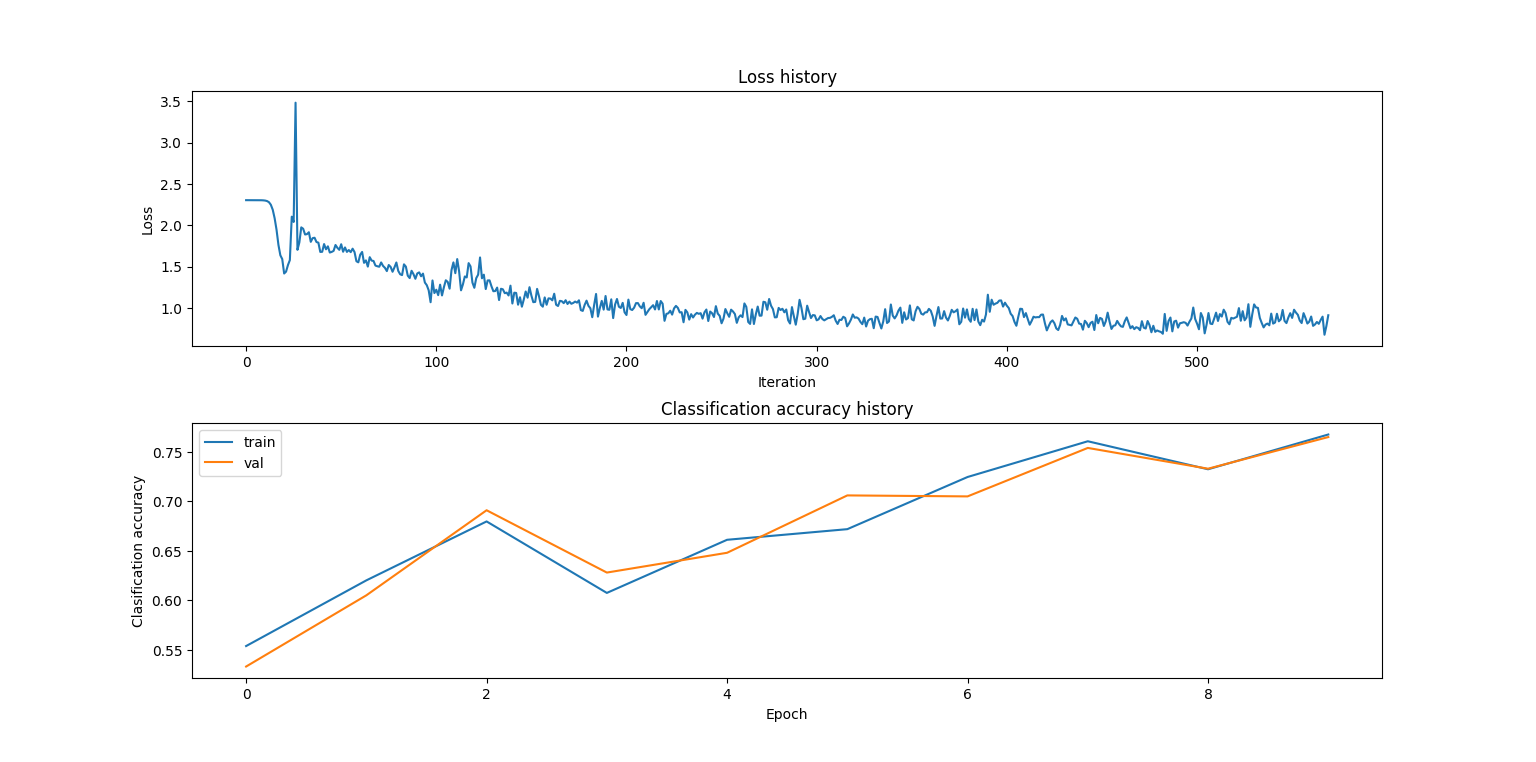

This chart was generated by the following Python code:
import os 
import numpy as np
import matplotlib.pyplot as plt

# Input data files are available in the "./input/" directory

## Load the datasets
def load_mnist(path, kind='train'):

    labels_path = os.path.join(path,'%s-labels-idx1-ubyte'% kind)
    images_path = os.path.join(path,'%s-images-idx3-ubyte'% kind)
    
    with open(labels_path,'rb') as lbpath:
        labels = np.frombuffer(lbpath.read(), dtype=np.uint8,
                               offset=8)
    
    with open(images_path,'rb') as imgpath:
        images = np.frombuffer(imgpath.read(), dtype=np.uint8,
                               offset=16).reshape(len(labels), 784)

    return images, labels

# Load the data
X_train, y_train = load_mnist('./input', kind='train')
X_test, y_test = load_mnist('./input', kind='t10k')
m_train = X_train.shape[0]
m_test = X_test.shape[0]

## Preprocessing
# Subsample the data
m_train = 59000
m_validation = 1000

mask = list(range(m_train, m_train + m_validation))
X_val = X_train[mask]
y_val = y_train[mask]

mask = list(range(m_train))
X_train = X_train[mask]
y_train = y_train[mask]

mask = list(range(m_test))
X_test = X_test[mask]
y_test = y_test[mask]
# Reshape data to rows
X_train = X_train.reshape(m_train, -1)
X_val = X_val.reshape(m_validation, -1)
X_test = X_test.reshape(m_test, -1)
print("X_train shape: " + str(X_train.shape))
print("y_train shape: " + str(y_train.shape))
print("X_val shape: " + str(X_val.shape))
print("y_val shape: " + str(y_val.shape))
print("X_test shape: " + str(X_test.shape))
print("y_test shape: " + str(y_test.shape))
print ("Number of training examples: m_train = " + str(m_train))
print ("Number of validation examples: m_validation = " + str(m_validation))
print ("Number of testing examples: m_test = " + str(m_test))
print("")


## Implement TwoLayerNet
class TwoLayerNet(object):    
    """
    A two-layer fully-connected neural network. The net has an input dimension of
    N, a hidden layer dimension of H, and performs classification over C classes.
    We train the network with a softmax loss function and L2 regularization on the
    weight matrices. The network uses a ReLU nonlinearity after the first fully
    connected layer.

    In other words, the network has the following architecture:

    input - fully connected layer - ReLU - fully connected layer - softmax

    The outputs of the second fully-connected layer are the scores for each class.
    """

    def __init__(self, input_size, hidden_size, output_size, std=1e-4): 
        """
        Initialize the model. Weights are initialized to small random values and
        biases are initialized to zero. Weights and biases are stored in the
        variable self.params, which is a dictionary with the following keys:

        W1: First layer weights; has shape (D, H)
        b1: First layer biases; has shape (H,)
        W2: Second layer weights; has shape (H, C)
        b2: Second layer biases; has shape (C,)

        Inputs:
        - input_size: The dimension D of the input data.
        - hidden_size: The number of neurons H in the hidden layer.
        - output_size: The number of classes C.
        """
        self.params = {}    
        self.params['W1'] = std * np.random.randn(input_size, hidden_size)   
        self.params['b1'] = np.zeros((1, hidden_size))    
        self.params['W2'] = std * np.random.randn(hidden_size, output_size)   
        self.params['b2'] = np.zeros((1, output_size))
        self.params['mW1'] = np.zeros((input_size, hidden_size))   
        self.params['mb1'] = np.zeros((1, hidden_size))    
        self.params['mW2'] = np.zeros((hidden_size, output_size))   
        self.params['mb2'] = np.zeros((1, output_size))
        self.gamma = 0.2
        

    def loss(self, X, y=None, reg=0.0):
        """
        Compute the loss and gradients for a two layer fully connected neural
        network.

        Inputs:
        - X: Input data of shape (N, D). Each X[i] is a training sample.
        - y: Vector of training labels. y[i] is the label for X[i], and each y[i] is
          an integer in the range 0 <= y[i] < C. This parameter is optional; if it
          is not passed then we only return scores, and if it is passed then we
          instead return the loss and gradients.
        - reg: Regularization strength.

        Returns:
        If y is None, return a matrix scores of shape (N, C) where scores[i, c] is
        the score for class c on input X[i].

        If y is not None, instead return a tuple of:
        - loss: Loss (data loss and regularization loss) for this batch of training
          samples.
        - grads: Dictionary mapping parameter names to gradients of those parameters
          with respect to the loss function; has the same keys as self.params.
        """
        W1, b1 = self.params['W1'], self.params['b1']
        W2, b2 = self.params['W2'], self.params['b2']
        N, D = X.shape
        
        # Compute the forward pass
        scores = None
        h1 = ReLU(np.dot(X, W1) + b1)      
        out = np.dot(h1, W2) + b2          
        scores = out
        
        if y is None:   
            return scores
        
        # Compute the loss
        scores_max = np.max(scores, axis=1, keepdims=True)    # (N,1)
        exp_scores = np.exp(scores - scores_max)              # (N,C)
        probs = exp_scores / np.sum(exp_scores, axis=1, keepdims=True)    # (N,C)
        correct_logprobs = -np.log(probs[range(N), y])        # (N,1)
        data_loss = np.sum(correct_logprobs) / N
        reg_loss = 0.5 * reg * np.sum(W1*W1) + 0.5 * reg * np.sum(W2*W2)
        loss = data_loss + reg_loss
        
        # Backward pass: compute gradients
        grads = {}
        dscores = probs                                 # (N,C)
        dscores[range(N), y] -= 1
        dscores /= N
        dW2 = np.dot(h1.T, dscores)                     # (H,C)
        db2 = np.sum(dscores, axis=0, keepdims=True)    # (1,C)
        dh1 = np.dot(dscores, W2.T)                     # (N,H)
        dh1[h1 <= 0] = 0
        dW1 = np.dot(X.T, dh1)                          # (D,H)
        db1 = np.sum(dh1, axis=0, keepdims=True)        # (1,H)
        dW2 += reg * W2
        dW1 += reg * W1
        
        grads['W1'] = dW1
        grads['b1'] = db1
        grads['W2'] = dW2
        grads['b2'] = db2

        return loss, grads

    def train(self, X, y, X_val, y_val, learning_rate=1e-3, 
               learning_rate_decay=0.95, reg=1e-5, mu=0.9, num_epochs=10, 
               mu_increase=1.0, batch_size=200, verbose=False):   
        """
        Train this neural network using stochastic gradient descent.

        Inputs:
        - X: A numpy array of shape (N, D) giving training data.
        - y: A numpy array f shape (N,) giving training labels; y[i] = c means that
          X[i] has label c, where 0 <= c < C.
        - X_val: A numpy array of shape (N_val, D) giving validation data.
        - y_val: A numpy array of shape (N_val,) giving validation labels.
        - learning_rate: Scalar giving learning rate for optimization.
        - learning_rate_decay: Scalar giving factor used to decay the learning rate
          after each epoch.
        - reg: Scalar giving regularization strength.
        - num_iters: Number of steps to take when optimizing.
        - batch_size: Number of training examples to use per step.
        - verbose: boolean; if true print progress during optimization.
        """
        num_train = X.shape[0]
        iterations_per_epoch = max(int(num_train / batch_size), 1)
        
        # Use SGD with momentum to optimize the parameters in self.model
        v_W2, v_b2 = 0.0, 0.0
        v_W1, v_b1 = 0.0, 0.0
        loss_history = []
        train_acc_history = []
        val_acc_history = []

        for it in range(1, num_epochs * iterations_per_epoch + 1):   
            X_batch = None   
            y_batch = None 
            
            # Create a random minibatch of training data and labels
            sample_index = np.random.choice(num_train, batch_size, replace=True)   
            X_batch = X[sample_index, :]          
            y_batch = y[sample_index]             
            
            # Compute loss and gradients using the current minibatch
            loss, grads = self.loss(X_batch, y=y_batch, reg=reg) 
            loss_history.append(loss)
            
            # Use the gradients to update the parameters of the network
            self.params['mW1'] = self.gamma * self.params['mW1'] + grads['W1']
            grads['W1'] = learning_rate * self.params['mW1']
            self.params['mW2'] = self.gamma * self.params['mW2'] + grads['W2']
            grads['W2'] = learning_rate * self.params['mW2']
            self.params['mb1'] = self.gamma * self.params['mb1'] + grads['b1']
            grads['b1'] = learning_rate * self.params['mb1']
            self.params['mb2'] = self.gamma * self.params['mb2'] + grads['b2']
            grads['b2'] = learning_rate * self.params['mb2']

            v_W2 = mu * v_W2 - grads['W2']    
            self.params['W2'] += v_W2   
            v_b2 = mu * v_b2 - grads['b2']    
            self.params['b2'] += v_b2   
            v_W1 = mu * v_W1 - grads['W1']    
            self.params['W1'] += v_W1   
            v_b1 = mu * v_b1 - grads['b1']  
            self.params['b1'] += v_b1
            
            if verbose and it % iterations_per_epoch == 0:    
            # Every epoch, check train and val accuracy and decay learning rate
                epoch = it / iterations_per_epoch    
                train_acc = (self.predict(X_batch) == y_batch).mean()    
                val_acc = (self.predict(X_val) == y_val).mean()    
                train_acc_history.append(train_acc)    
                val_acc_history.append(val_acc)    
                print("epoch %d / %d: loss %f, train_acc: %f, val_acc: %f" % 
                                    (epoch*iterations_per_epoch, num_epochs*iterations_per_epoch, loss, train_acc, val_acc))
                
                # Decay learning rate
                learning_rate *= learning_rate_decay    
                mu *= mu_increase

        return {   
            'loss_history': loss_history,   
            'train_acc_history': train_acc_history,   
            'val_acc_history': val_acc_history,
        }

    def predict(self, X):    
        """
        Use the trained weights of this two-layer network to predict labels for
        data points. For each data point we predict scores for each of the C
        classes, and assign each data point to the class with the highest score.

        Inputs:
        - X: A numpy array of shape (N, D) giving N D-dimensional data points to
          classify.

        Returns:
        - y_pred: A numpy array of shape (N,) giving predicted labels for each of
        the elements of X. For all i, y_pred[i] = c means that X[i] is predicted
        to have class c, where 0 <= c < C.
        """
        y_pred = None    
        h1 = ReLU(np.dot(X, self.params['W1']) + self.params['b1'])    
        scores = np.dot(h1, self.params['W2']) + self.params['b2']    
        y_pred = np.argmax(scores, axis=1)    

        return y_pred

def ReLU(x):    
    return np.maximum(0, x)

## Training and Analysis
input_size = X_train.shape[1]
hidden_size = 10
num_classes = 10
net = TwoLayerNet(input_size, hidden_size, num_classes)

# Train the network
stats = net.train(X_train, y_train, X_val, y_val,
            num_epochs=10, batch_size=1024,
            learning_rate=7.5e-4, learning_rate_decay=0.95,
            reg=1.0, verbose=True)

# Predict on the validation set
val_acc = (net.predict(X_val) == y_val).mean()

plt.rcParams['figure.figsize'] = (10.0, 8.0)
plt.rcParams['image.interpolation'] = 'nearest'
plt.rcParams['image.cmap'] = 'gray'
plt.subplots_adjust(wspace =0, hspace =0.3)


# Plot the loss function and train accuracies
plt.subplot(2, 1, 1)
plt.plot(stats['loss_history'])
plt.title('Loss history')
plt.xlabel('Iteration')
plt.ylabel('Loss')

plt.subplot(2, 1, 2)
plt.plot(stats['train_acc_history'], label='train')
plt.plot(stats['val_acc_history'], label='val')
plt.title('Classification accuracy history')
plt.xlabel('Epoch')
plt.ylabel('Clasification accuracy')
plt.legend()
plt.show()


## Improve the Net
# Fine-tune hyperparameters such as learning_rates and regularization_strengths

hidden_size = 10
num_classes = 10

results = {}
best_val = -1
best_net = None

learning_rates = np.array([2.5,5,7.5,10])*1e-4
regularization_strengths = [0.25,0.5,0.75,1]
print("")
for lr in learning_rates:
    for reg in regularization_strengths:
        net = TwoLayerNet(input_size, hidden_size, num_classes)
        stats = net.train(X_train, y_train, X_val, y_val,
        num_epochs=10, batch_size=1024,
        learning_rate=lr, learning_rate_decay=0.95,
        reg= reg, verbose=False)
        val_acc = (net.predict(X_val) == y_val).mean()
        if val_acc > best_val:
            best_val = val_acc
            best_net = net         
        results[(lr,reg)] = val_acc
        print('lr %e reg %e val accuracy: %f' % (lr, reg,  val_acc))

    
print('Best validation accuracy achieved during cross-validation: %f' % best_val)
# Predict on the test set (using the best_net)
test_acc = (best_net.predict(X_test) == y_test).mean()
print('Test accuracy: ', test_acc)
